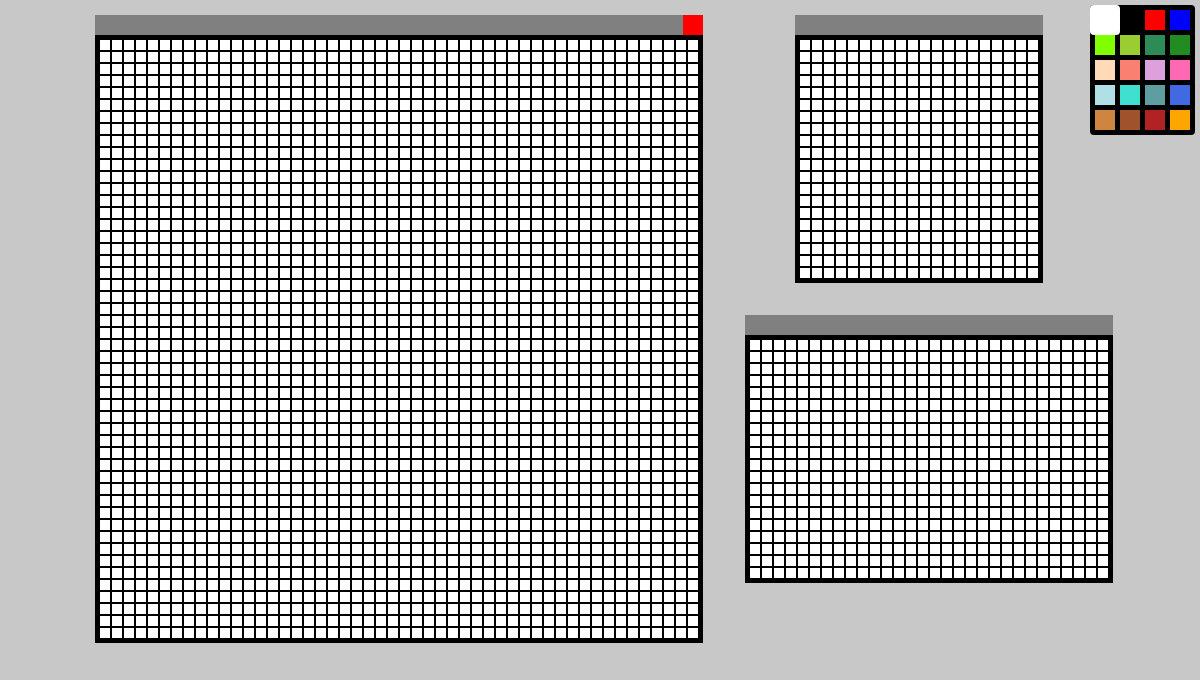
Frame 1 (no input)
Frame 60 (no input): identical to frame 1, image omitted
Frame 120 (the mouse pressed at the canvas centre since frame 60): identical to frame 1, image omitted

The p5.js sketch that drew this single still picture (run headless with seeded random() and noise() and a simulated clock; from frame 60 on, the mouse is pressed at the canvas centre):

// p5.js sketch
// ── sketch.js
let cx, cy;
let pc;
let pl;
let color_list;
let selected_color;
let active_window;
let active_window_move;

class Pallete
{
  constructor(sx, sy, colors, columns=2)
  {
    this.sx = sx;
    this.sy = sy;
    this.colors = [];
    this.lcolor = colors.length;
    this.ncol = columns;
    if(colors.length % this.ncol != 0)
    {
      let extra = this.ncol - (colors.length % this.ncol);
      for(let i = 1;i <= extra;i ++)
        colors.push('white');
    }
    for(let i = 0;i < colors.length;i += this.ncol)
      this.colors.push(colors.slice(i, i + this.ncol));
    this.nrow = this.colors.length;
    this.dx = 5;
    this.dy = 5;
    this.lx = 20;
    this.ly = 20;
    this.tx = (this.dx + this.lx) * this.ncol - this.dx;
    this.ty = (this.dy + this.ly) * this.colors.length - this.dy;
    this.current_row = 0;
    this.current_col = 0;
  }

  draw()
  {
    stroke(0);
    strokeWeight(0);
    for(let row = 0;row < this.nrow;row ++)
    {
      for(let col = 0;col < this.ncol;col ++)
      {
        if(row * this.ncol + col < this.lcolor)
        {
          fill('black');
          rect(this.sx + col * (this.lx + this.dx) - 5, this.sy + row * (this.ly + this.dy) - 5, this.lx + 10, this.ly + 10, 4);
        }
      }
    }
    for(let row = 0;row < this.nrow;row ++)
    {
      for(let col = 0;col < this.ncol;col ++)
      {
        if(row * this.ncol + col < this.lcolor)
        {
          fill(this.colors[row][col]);
          rect(this.sx + col * (this.lx + this.dx), this.sy + row * (this.ly + this.dy), this.lx, this.ly);
        }
      }
    }
    fill(this.colors[this.current_row][this.current_col]);
    rect(this.sx + this.current_col * (this.lx + this.dx) - 5, this.sy + this.current_row * (this.ly + this.dy) - 5, this.lx + 10, this.ly + 10, 4);
  }

  clickPallete(mx, my)
  {
    mx -= cx;
    my -= cy;
    if(mx >= this.sx && mx <= (this.sx + this.tx) && my >= this.sy && my <= (this.sy + this.ty))
    {
      let col = int((mx - this.sx) / (this.lx + this.dx));
      let row = int((my - this.sy) / (this.ly + this.dy));
      if(row * this.ncol + col < this.lcolor)
      {
        this.current_row = row;
        this.current_col = col;
        return true;
      }
    }
    return false;
  }

  getColor()
  {
    return this.colors[this.current_row][this.current_col];
  }
}

class PCanvas
{
  constructor(sx, sy, nrow, ncol, wash_color='white')
  {
    this.sx = sx;
    this.sy = sy;
    this.nrow = nrow;
    this.ncol = ncol;
    this.dx = 2;
    this.dy = 2;
    this.lx = 10;
    this.ly = 10;
    this.tx = (this.dx + this.lx) * this.ncol - this.dx;
    this.ty = (this.dy + this.ly) * this.nrow - this.dy;
    this.msx = this.sx;
    this.msy = this.sy;
    this.wash_color = wash_color;
    this.grid = new Array(this.nrow).fill(0).map(() => new Array(this.ncol).fill(0));
    this.clearCanvas();
  }

  draw(active_window, border=false)
  {
    stroke(0);
    strokeWeight(0);
    if(border)
    {
      fill('black');
      rect(this.sx - 5, this.sy - 5, this.tx + 10, this.ty + 10);
    }
    for(let row = 0;row < this.nrow;row ++)
    {
      for(let col = 0;col < this.ncol;col ++)
      {
        fill(this.grid[row][col]);
        rect(this.sx + col * (this.lx + this.dx), this.sy + row * (this.ly + this.dy), this.lx, this.ly);
      }
    }
    fill('gray');
    rect(this.sx - 5, this.sy - 25, this.tx + 5 * 2, 20);
    if(active_window)
    {
      fill('red');
      rect(this.sx + this.tx - 15, this.sy - 25, 20, 20);
      // fill('green');
      // circle(this.sx + 5, this.sy - 15, 15);
    }
  }

  clearCanvas()
  {
    for(let row = 0;row < this.nrow;row ++)
    {
      for(let col = 0;col < this.ncol;col ++)
        this.colorCell(row, col, this.wash_color);
    }
  }

  clickCanvas(mx, my, mode)
  {
    mx -= cx;
    my -= cy;
    if(mx >= this.sx && mx <= (this.sx + this.tx) && my >= this.sy && my <= (this.sy + this.ty))
    { 
      return 0;
    }
    if(mx >= (this.sx + this.tx - 15) && mx <= (this.sx + this.tx - 15 + 20) && my >= (this.sy - 25) && my <= (this.sy - 25 + 20))
    {
      return 2;
    }
    if(mx >= (this.sx - 5) && mx <= (this.sx - 5 + this.tx + 5 * 2) && my >= (this.sy - 25) && my <= (this.sy - 25 + 20))
    {
      if(mode == 0)
      {
        this.msx = this.sx - mx;
        this.msy = this.sy - my;
      }
      return 1;
    }  
    return -1;
  }

  moveCanvas(mx, my)
  {
    mx -= cx;
    my -= cy;
    this.sx = this.msx + mx;
    this.sy = this.msy + my;
  }

  mouseColor(mx, my, color)
  {
    mx -= cx;
    my -= cy;
    let col = int((mx - this.sx) / (this.lx + this.dx));
    let row = int((my - this.sy) / (this.ly + this.dy));
    this.colorCell(row, col, color);
  }

  colorCell(row, col, color)
  {
    this.grid[row][col] = color;
  }
}

function setup()
{
  createCanvas(1200, 680);

  cx = width / 2;
  cy = height / 2;
  setColors();
  pc = [new PCanvas(-500, -300, 50, 50), new PCanvas(200, -300, 20, 20), new PCanvas(150, 0, 20, 30)];
  pl = new Pallete(cx - 105, -cy + 10, [].concat(color_list["basic"], color_list["leaf"], color_list["lips"], color_list["water"], color_list["wood"]), 4);
  active_window = pc[0];
  selected_color = pl.getColor();
}

function draw()
{
  background(200);
  translate(cx, cy);
  for(let i = 0;i < pc.length;i ++)
    pc[i].draw(pc[i] == active_window, true);
  pl.draw();
}

function mousePressed()
{
  if(pl.clickPallete(mouseX, mouseY))
    selected_color = pl.getColor();
  if(active_window.clickCanvas(mouseX, mouseY, 0) == -1)
  {
    for(let i = pc.length - 1;i >= 0;i --)
    {
      let res = pc[i].clickCanvas(mouseX, mouseY, 0);
      if(res != -1)
      {
        active_window = pc[i];
        pc.splice(i, 1);
        pc.push(active_window);
        if(res == 2)
          return;
        break;
      }
    }
  }
  let res = active_window.clickCanvas(mouseX, mouseY, 0);
  if(res == 0)
    active_window.mouseColor(mouseX, mouseY, selected_color);
  else if(res == 1)
    active_window_move = true;
  else if(res == 2)
    active_window.clearCanvas();
}

function mouseDragged()
{
  if(active_window_move)
    active_window.moveCanvas(mouseX, mouseY);
  else
  {
    let res = active_window.clickCanvas(mouseX, mouseY, 1);
    if(res == 0)
      active_window.mouseColor(mouseX, mouseY, selected_color);
  }
  
}

function mouseReleased()
{
  active_window_move = false;
}

function setColors()
{
  //'rebeccapurple'
  color_list = {};
  color_list["basic"] = ['white', 'black', 'red', 'blue'];
  color_list["leaf"] = ['chartreuse', 'yellowgreen', 'seagreen', 'forestgreen'];
  color_list["lips"] = ['peachpuff', 'salmon', 'plum', 'hotpink'];
  color_list["water"] = ['powderblue', 'turquoise', 'cadetblue', 'royalblue'];
  color_list["wood"] = ['peru', 'sienna', 'firebrick', 'orange'];
}
